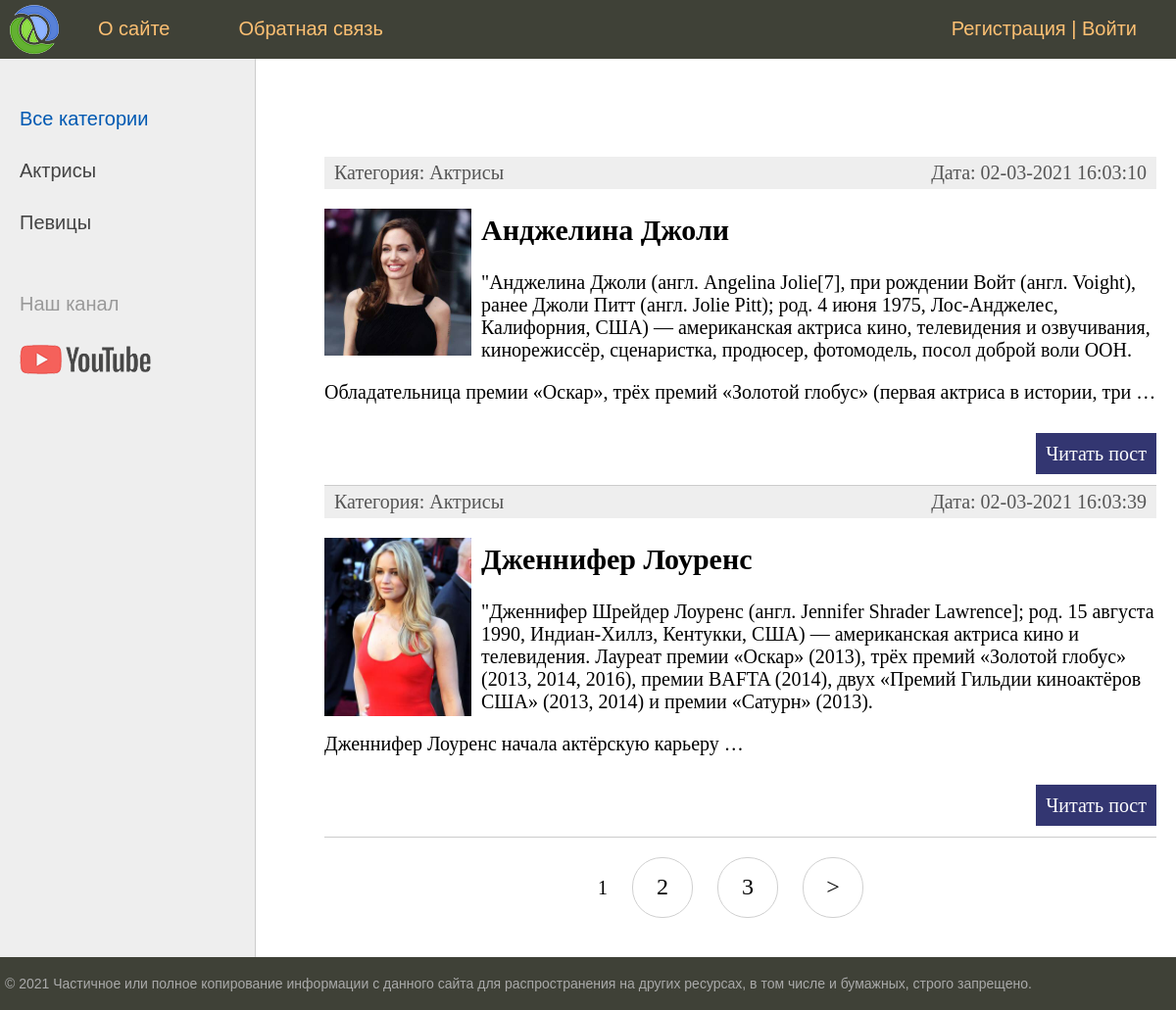
The page / on the database its author committed.
### women/models.py (models this page shows, shortened)
class Category(models.Model):
    name = models.CharField(max_length=100, db_index=True, verbose_name='Категория')
    slug = models.SlugField(max_length=255, unique=True, db_index=True, verbose_name='URL')
    def __str__(self):
        return self.name
    def get_absolute_url(self):
        return reverse('category', kwargs={'cat_slug': self.slug})
    class Meta:
        verbose_name = 'Категории'
        verbose_name_plural = 'Категории'
        ordering = ['id', ]

class Women(models.Model):
    title = models.CharField(max_length=255, verbose_name='Заголовок')
    slug = models.SlugField(max_length=255, unique=True, db_index=True, verbose_name='URL')
    content = models.TextField(blank=True, verbose_name='Текст статьи')  # blank=True - можно оставлять пустым
    photo = models.ImageField(upload_to="photos/%Y/%m/%d/", verbose_name='Фото')
    time_create = models.DateTimeField(auto_now_add=True, verbose_name='Дата создания')
    time_update = models.DateTimeField(auto_now=True, verbose_name='Дата обновления')
    is_published = models.BooleanField(default=True, verbose_name='Публикация')
    cat = models.ForeignKey('Category', on_delete=models.PROTECT, verbose_name='Категория')
    def get_absolute_url(self):
        return reverse('post', kwargs={'post_slug': self.slug})
    class Meta:
        verbose_name = 'Известные женщины'
        verbose_name_plural = 'Известные женщины'
        ordering = ['id']

### women/views.py (the view)
# urls.py: path('', WomenHome.as_view(), name='home'),  # http://127.0.0.1:8000/
class WomenHome(DataMixin, ListView):
    model = Women
    template_name = 'women/index.html'
    context_object_name = 'posts'
    def get_context_data(self, *, object_list=None, **kwargs):
        context = super().get_context_data(**kwargs)
        c_def = self.get_user_context(title="Главная страница")
        return dict(list(context.items()) + list(c_def.items()))
    def get_queryset(self):
        return Women.objects.filter(is_published=True).select_related('cat')

### women/utils.py (called while the page is built)
    def get_user_context(self, **kwargs):
        context = kwargs
        cats = Category.objects.annotate(Count('women'))
        user_menu = menu.copy()
        if not self.request.user.is_authenticated:
            user_menu.pop(1)
        context['menu'] = user_menu
        context['cats'] = cats
        if 'cat_selected' not in context:
            context['cat_selected'] = 0
        return context

### women/templates/women/index.html (shortened to what this page needs)
{% extends 'women/base.html' %}
{% block content %}
<ul class="list-articles">
    {% for p in posts %}
    <li>
        <div class="article-panel">
            <p class="first">Категория: {{ p.cat }}</p>
            <p class="last">Дата: {{ p.time_update|date:"d-m-Y H:i:s" }}</p>
        </div>
        {% if p.photo %}
        <p><img class="img-article-left thumb" src="{{ p.photo.url }}" alt="Photo"></p>
        {% endif %}
        <h2>{{ p.title }}</h2>
        {% autoescape on %}
        {{p.content|linebreaks|truncatewords:50}}
        {% endautoescape %}
        <p class="link-read-post"><a href="{{ p.get_absolute_url }}">Читать пост</a></p>
    </li>
    {% endfor %}
</ul>
{% endblock %}

### women/templates/women/base.html (shortened to what this page needs)
{% load static %}
{% load women_tags %}
<!DOCTYPE html>
<html lang="en">
<head>
    <link type="text/css" href="{% static 'women/css/styles.css' %}" rel="stylesheet"/>
</head>
<body>
<table class="table-page" border=0 cellpadding="0" cellspacing="0">
    <tr>
        <td valign=top>
            {% block mainmenu %}
            <div class="header">
                <ul id="mainmenu" class="mainmenu">
                    <li class="logo"><a href="{% url 'home' %}">
                        <div class="logo"></div>
                    </a></li>
                    {% for m in menu %}
                        <li><a href="{% url m.url_name %}">{{m.title}}</a></li>
                    {% endfor %}
                    {% if request.user.is_authenticated %}
                        <li class="last">{{ user.username }} | <a href="{% url 'logout' %}">Выйти</a> </li>
                    {% else %}
                        <li class="last"><a href="{% url 'register' %}">Регистрация</a> | <a href="{% url 'login' %}">Войти</a></li>
                    {% endif %}
                </ul>
            </div>
            {% endblock mainmenu %}
            <table class="table-content" border=0 cellpadding="0" cellspacing="0">
                <tr>
                    <td valign="top" class="left-chapters">
                        <ul id="leftchapters">
                            {% if cat_selected == 0 %}
                            <li class="selected">Все категории</li>
                            {% else %}
                            <li><a href="{% url 'home' %}">Все категории</a></li>
                            {% endif %}
                            {% for c in cats %}
                                {% if c.women__count > 0 %}
                                    {% if c.pk == cat_selected %}
                                        <li class="selected">{{ c.name }}</li>
                                    {% else %}
                                        <li><a href="{{ c.get_absolute_url }}"> {{ c.name }} </a></li>
                                    {% endif %}
                                {% endif %}
                            {% endfor %}
                            <li class="share">
                                <p>Наш канал</p>
                                <a class="share-yt"
                                   href="https://www.youtube.com/channel/UClJzWfGWuGJL2t-3dYKcHTA/playlists"
                                   target="_blank" rel="nofollow"></a>
                            </li>
                        </ul>
                    </td>
                    <td valign="top" class="content">
                        <div class="content-text">
                            {% block content %}
                            {% endblock %}
                            {% if page_obj.has_other_pages %}
                                <nav class="list-pages">
                                    <ul>
                                        {% for p in paginator.page_range %}
                                            {% if page_obj.number == p %}
                                                <li class="page-nem page-num=selected">{{ p }}</li>
                                            {% elif p >= page_obj.number|add:-2 and  p <= page_obj.number|add:2 %}
                                                <li class="page-num">
                                                    <a href="?page={{ p }}">{{ p }}</a>
                                                </li>
                                            {% endif %}
                                        {% endfor %}
                                        {% if page_obj.has_next %}
                                            <li class="page-num">
                                                <a href="?page={{ page_obj.next_page_number }}">&gt;</a>
                                            </li>
                                        {% endif %}
                                    </ul>
                                </nav>
                            {% endif %}
                        </div>
                    </td>
                </tr>
            </table>
        </td>
    </tr>
    <tr>
        <td valign=top>
            <div id="footer">
                <p>&copy; 2021 Частичное или полное копирование информации с данного сайта для распространения на других
                    ресурсах, в том числе и бумажных, строго запрещено.</p>
            </div>
        </td>
    </tr>
</table>
</body>
</html>

### women/static/women/css/styles.css (style rules this page uses)
html, body { font-family: 'Arial'; margin: 0; padding: 0; height: 100%; width: 100%; color: #444; }
a { color: #0059b2; text-decoration: none; }
img { max-width: 600px; height: auto; }
img.img-article-left { max-width: 300px; height: auto; float: left; padding: 0 10px 10px 0; }
img.img-article-left.thumb { max-width: 150px; height: auto; }
p.link-read-post { text-align: right; }
p.link-read-post a { padding: 10px; min-width: 100px; background: #333671; color: #fff; text-decoration: none; }
div.article-panel { background: #eee; padding: 5px 10px 5px 10px; box-sizing border-box; overflow: hidden; color: #555; }
div.article-panel p.first { margin: 0; float: left; }
div.article-panel p.last { margin: 0; float: right; }
ul.list-articles { list-style: none; margin: 0; padding: 0; }
ul.list-articles li { border-bottom: 1px solid #ccc; }
.table-page { width: 100%; height: 100%; vertical-align: top; }
.table-page tr { height: 100%; }
.header { background: #3F4137; height: 60px; }
.logo { background: url('../images/logo.png') no-repeat 10px 5px; width: 70px; height: 60px; }
ul.mainmenu { list-style: none; margin: 0; padding: 0; height: 60px; color: #fdc073; font-size: 20px; overflow: hidden; }
ul.mainmenu li { float: left; margin: 18px 40px 0 30px; }
ul.mainmenu li.logo { margin: 0; }
ul.mainmenu li.last { float: right; }
ul.mainmenu li a { color: #fdc073; text-decoration: none; }
.table-content { width: 100%; min-height: 100%; height: 100%; }
.left-chapters { margin: 0; background: #eee; border-right: 1px solid #ccc; min-height: 100%; }
.left-chapters ul { width: 230px; min-height: 100%; margin: 0; padding: 20px 10px 10px 20px; list-style: none; font-size: 20px; }
.left-chapters ul li { margin: 30px 0 0 0; color: #999; }
.left-chapters ul li.selected { color: #0059b2; }
.left-chapters ul li a { color: #444; text-decoration: none; }
.left-chapters ul li.share { margin: 60px 0 0 0; }
.left-chapters ul li.share p { margin: 30px 0 30px 0; }
.left-chapters ul li.share a { display: inline-block; width: 40px; height: 40px; margin: 0 20px 0 0; }
.left-chapters ul li.share a.share-yt { width: 100%; height: 30px; background: url('../images/share_yt.png') no-repeat 0 0 }
.content { padding: 40px 20px 20px 40px; width: 100%; box-sizing: border-box; }
.content-text { margin: 60px 0 0 30px; color: #000; font-size: 20px; font-family: Yandex Sans Display Light; }
#footer { box-sizing: border-box; background: #3F4137; padding: 5px; color: #aaa; font-size: 14px; font-family: Verdana, Geneva, Arial, Helvetica; text-align: left; overflow: hidden; }
.list-pages { text-align: center; margin: 0 0 20px 0; }
.list-pages ul { margin: 20px 0 0 0; padding: 0; list-style: none; }
.list-pages ul li { display: inline-block; margin: 0 20px 0 0; }
.list-pages a { color: #000; font-size: 24px; text-decoration: none; }
.list-pages .page-num, .page-num-selected { display: inline-block; width: 60px; height: 44px; padding: 16px 0 0 0; border: 1px solid #d0d0d0; border-radius: 30px; }

### rows shown on the page
Category: name "Актрисы"
Category: name "Певицы"
Women: cat "Актрисы", time_update "02-03-2021 16:03:10", photo (picture), title "Анджелина Джоли", content "\"Анджелина Джоли (англ. Angelina Jolie[7], при рождении Войт (англ. Voight), ранее Джоли Питт (англ. Jolie Pitt); род. 4 июня 1975, Лос-Анджелес, Калифорния, США) — американская актриса кино, телевидения и озвучивания, кинорежиссёр, сценаристка, продюсер, фотомодель, посол доброй воли ООН. Обладательница премии «Оскар», трёх премий «Золотой глобус» (первая актриса в истории, три …"
Women: cat "Актрисы", time_update "02-03-2021 16:03:39", photo (picture), title "Дженнифер Лоуренс", content "\"Дженнифер Шрейдер Лоуренс (англ. Jennifer Shrader Lawrence]; род. 15 августа 1990, Индиан-Хиллз, Кентукки, США) — американская актриса кино и телевидения. Лауреат премии «Оскар» (2013), трёх премий «Золотой глобус» (2013, 2014, 2016), премии BAFTA (2014), двух «Премий Гильдии киноактёров США» (2013, 2014) и премии «Сатурн» (2013). Дженнифер Лоуренс начала актёрскую карьеру …"

### other values the page prints
{{ m.title }} "О сайте" "Обратная связь"
{{ p }} "1"
{{ p }} "2" "3"
